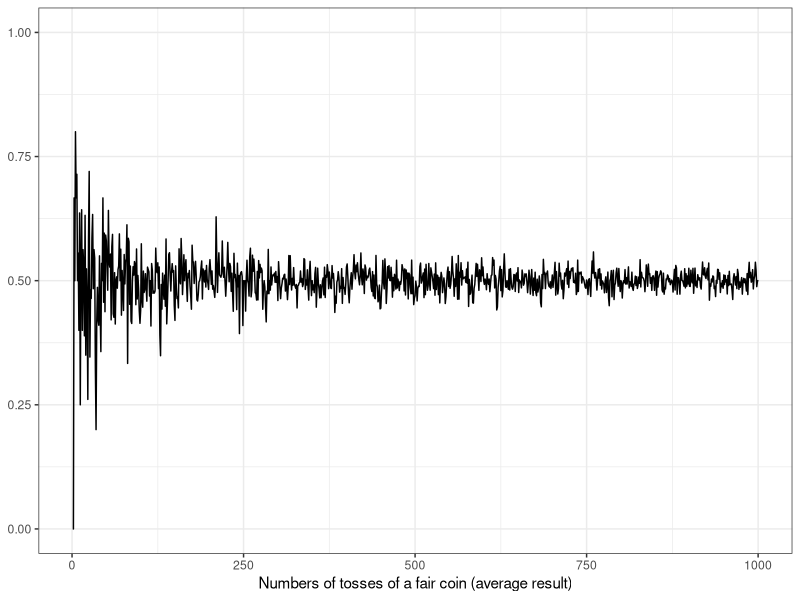
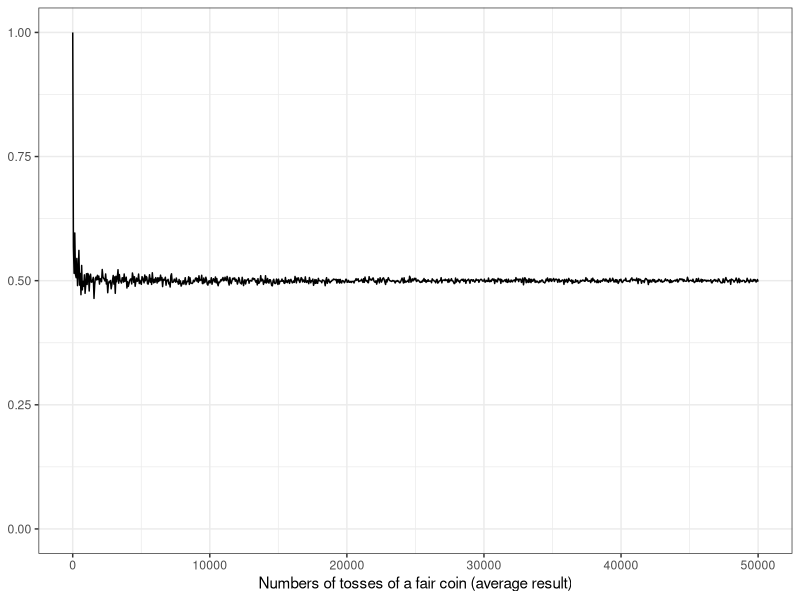

Reproduce these figures in R, in order.
## ---- chunk 1

knitr::opts_chunk$set(echo = TRUE, message = FALSE, warning = FALSE, 
                      dev = 'svg', out.width = "45%", fig.width = 6,
                      fig.align="center")

## ---- chunk 2

require(tidyverse)

tossFun <- function(x) {
  mean(rbinom(n = x, size = 1, prob = .5))
}

my_seq <- 
  round(seq(from = 1, to = 1000, length.out = 1000))

res <- 
  sapply(my_seq, tossFun)

data.frame(x = my_seq,
           y = res) %>%
  ggplot(aes(x, y)) +
  geom_line() +
  theme_bw() +
  labs(x = 'Numbers of tosses of a fair coin (average result)', y = NULL) +
  scale_y_continuous(limits = c(0, 1))


## ---- chunk 3

require(tidyverse)

tossFun <- function(x) {
  mean(rbinom(n = x, size = 1, prob = .5))
}

my_seq <- 
  round(seq(from = 1, to = 50000, length.out = 1000))

res <- 
  sapply(my_seq, tossFun)

data.frame(x = my_seq,
           y = res) %>%
  ggplot(aes(x, y)) +
  geom_line() +
  theme_bw() +
  labs(x = 'Numbers of tosses of a fair coin (average result)', y = NULL) +
  scale_y_continuous(limits = c(0, 1))


